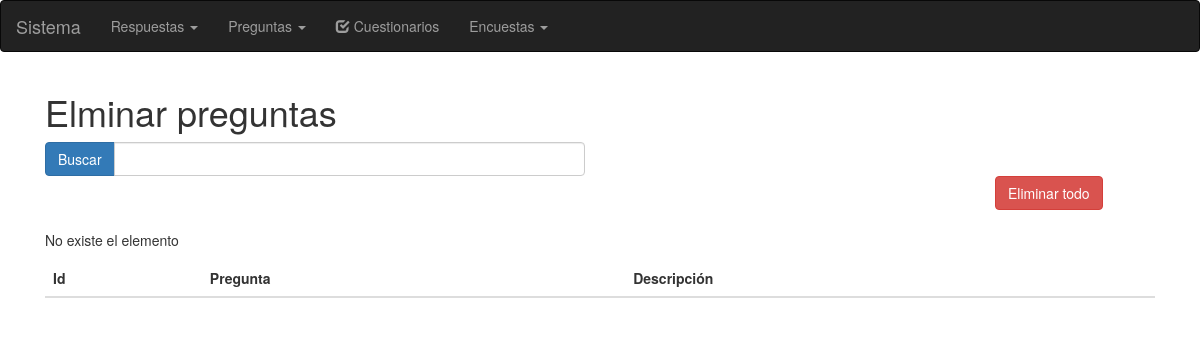
Page /index.php/pregunta/verPreguntas on the earlier database version.
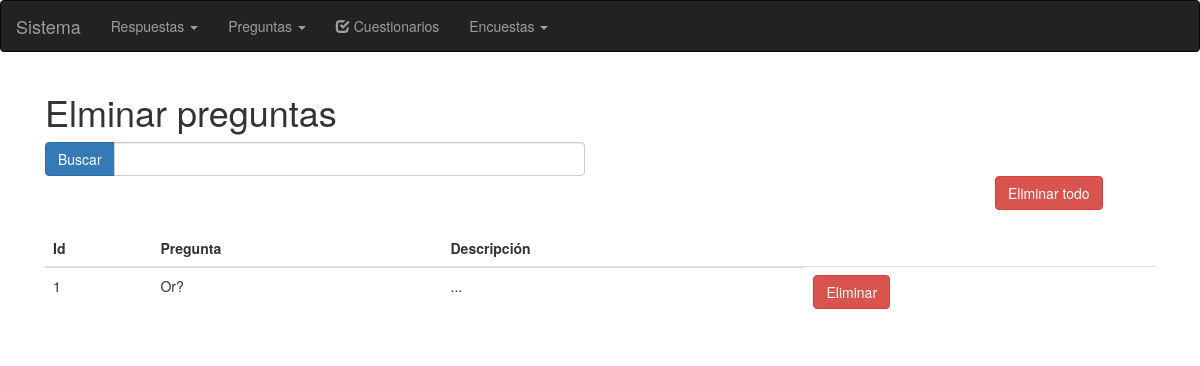
Same page on the later database version.
### tables this page shows
CREATE TABLE IF NOT EXISTS `pregunta` (
`idPregunta` int(11) NOT NULL,
  `nombreCortoPregunta` varchar(200) NOT NULL,
  `descripcionPregunta` varchar(4000) NOT NULL
);

### application/controllers/pregunta.php (called while the page is built, shortened)
<?php
class Pregunta extends CI_Controller {
		function __construct(){
		$this->load->helper('form');
		$this->load->model('modelo_pregunta');
	}
	public function verPreguntas(){
		$data['preguntas'] = $this->modelo_pregunta->obtenerPreguntas();
        $this->load->view('headers');
        $this->load->view('navbar');
		$this->load->view('pregunta/eliminarPregunta',$data);
        $this->load->view('footer');
	}
}

### index.php (called while the page is built, shortened)
<?php
require_once BASEPATH.'core/CodeIgniter.php';

### application/models/modelo_pregunta.php (called while the page is built, shortened)
<?php if ( ! defined('BASEPATH')) exit ('No direct script access allowed');
class Modelo_pregunta extends CI_Model {
	function obtenerPreguntas(){
		$query = $this->db->get('pregunta');
		if($query -> num_rows() > 0) return $query;
		else return false;
	}
}
?>

### application/views/pregunta/eliminarPregunta.php (the view, shortened to what this page needs)
<div class="container">
       <div class="col-md-12" >
           <h1>Elminar preguntas</h1>
           <div class="row">
               <div class="col-lg-6">
                   <div class="input-group">
                       <span class="input-group-btn">
                           <button class="btn btn-primary" type="button">Buscar</button>
                       </span>
                       <input type="text" class="form-control">
                   </div>
               </div>
               <div class="col-md-2 col-md-offset-10">
                       <button class="btn btn-danger" type="button" onclick="confirmaEliminarTodo()">Eliminar todo</button>
               </div>
           </div>
           <br>
           <table class="table">
               <thead>
                    <tr>
                       <th scope="col">Id</th>
                       <th scope="col">Pregunta</th>
                       <th scope="col">Descripción</th>
                   </tr>
               </thead>
               <tbody>
               <?php
                if($preguntas){
                    foreach ($preguntas->result() as $pregunta) { ?>
                   <tr>
                       <td><?php echo $pregunta->idPregunta; ?></td>
                       <td><?php echo $pregunta->nombreCortoPregunta; ?></td>
                       <td><?php echo $pregunta->descripcionPregunta; ?></td>
                       <td><input type="button" value="Eliminar" onclick="alerta(<?php echo $pregunta->idPregunta?>)" class="btn btn-danger"></input></td>
                   </tr>
                   <?php }
                    }else{
	                    echo "<p>No existe el elemento</p>";
                }
            ?>
               </tbody>
           </table>
           <div class="col-xs-6 offset-6">
           </div>
       </div>
   </div>

Differences in the rows shown:
added pregunta: idPregunta "1", nombreCortoPregunta "Or?", descripcionPregunta "..."
Other differences:
text no longer shown: "No existe el elemento"
